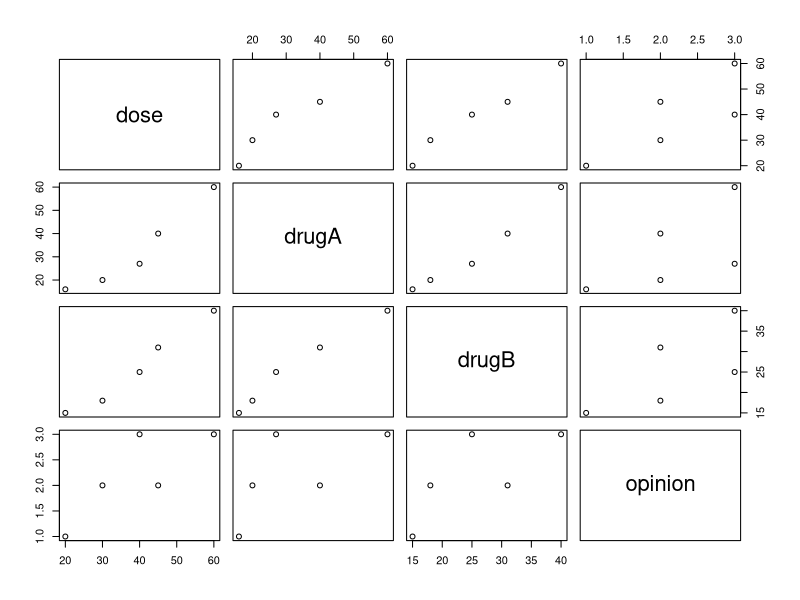
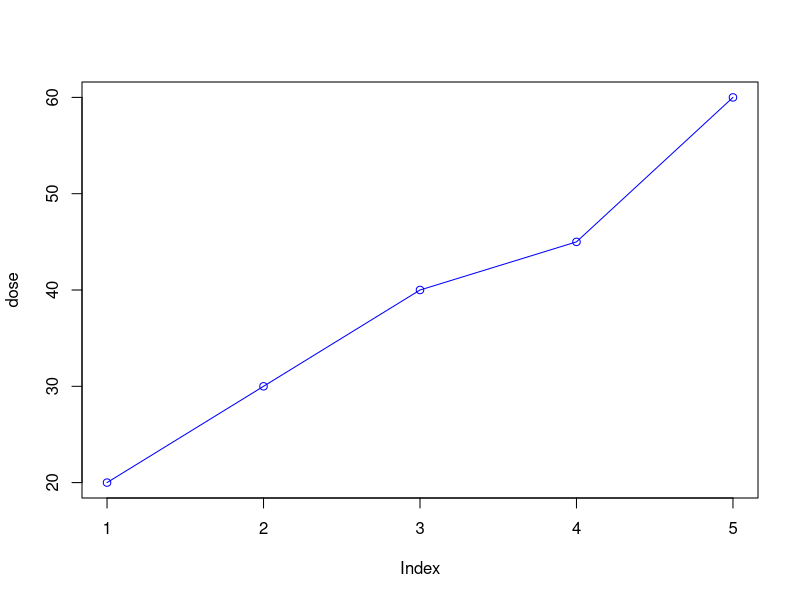
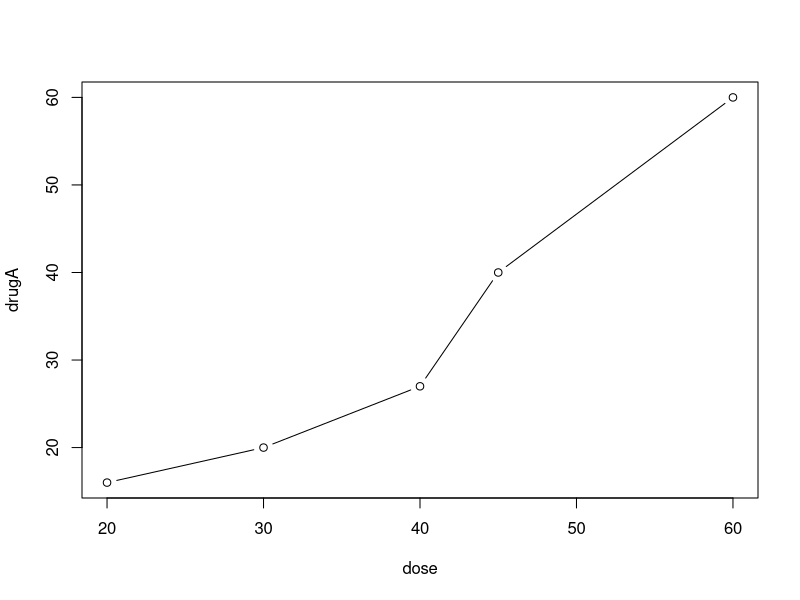
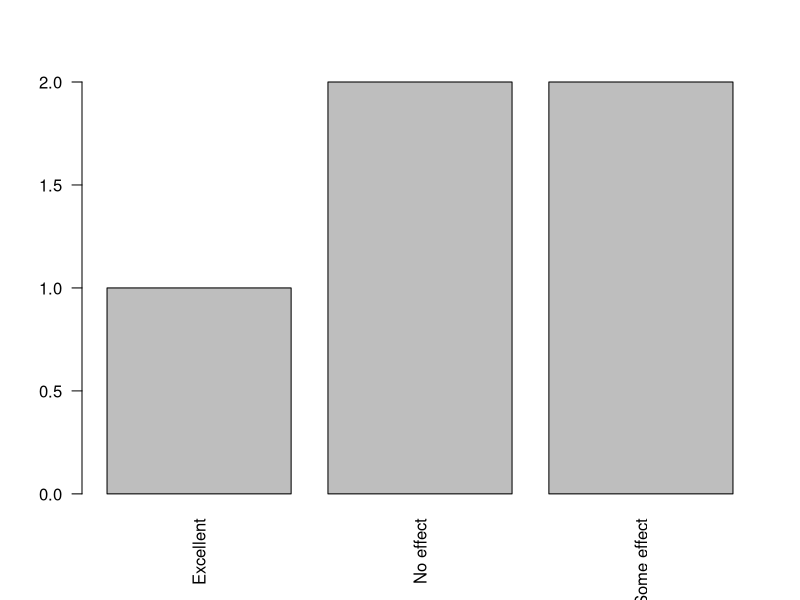
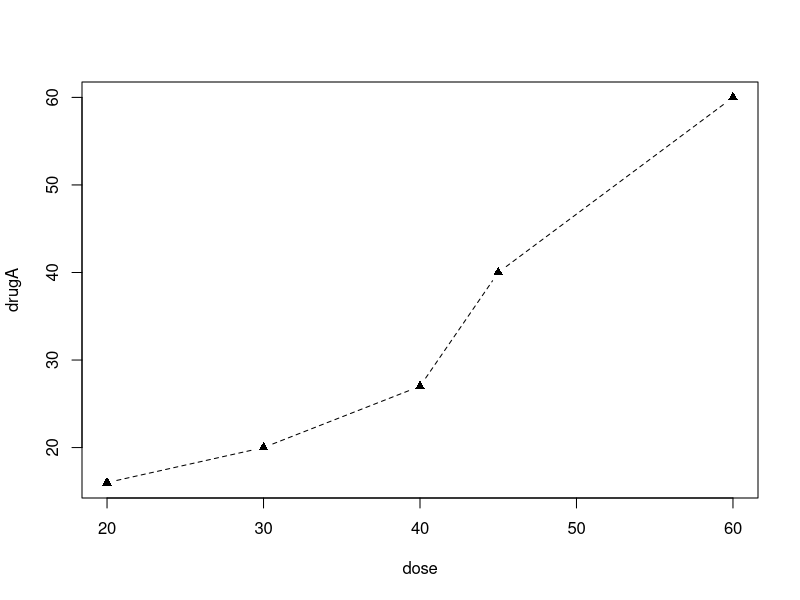
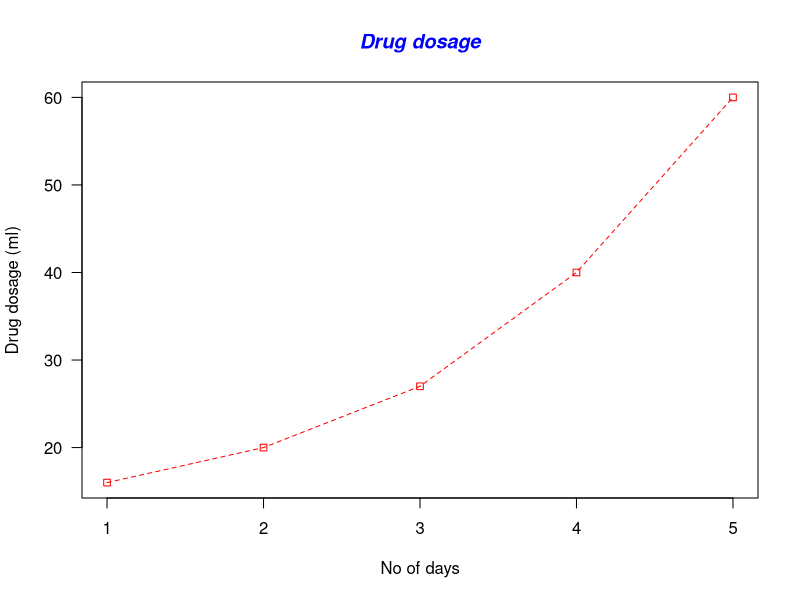
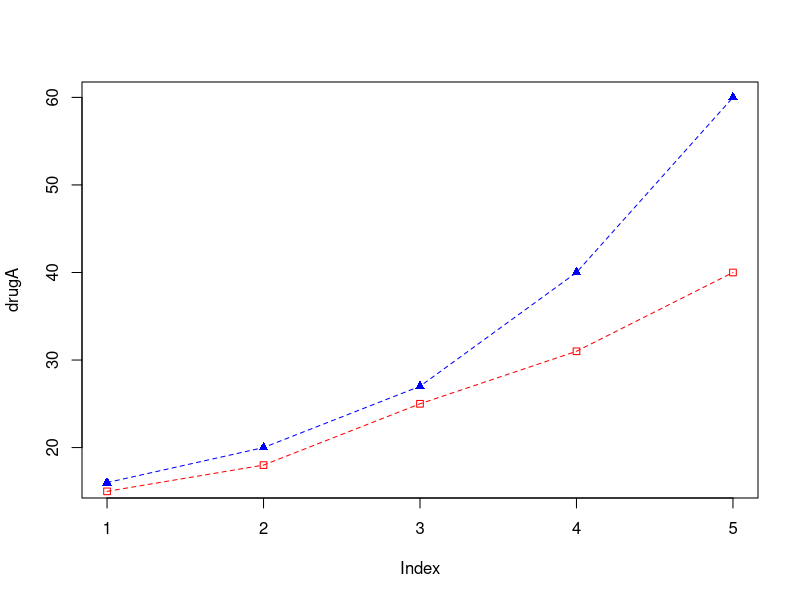

Recreate these plots in R, in order. (Note: this script raises an error after producing the figures.)
#create vectors
dose <- c(20, 30, 40, 45, 60)
drugA <- c(16, 20, 27, 40, 60)
drugB <- c(15, 18, 25, 31, 40)

#create dataframe from vectors
opinion <- c("Excellent", "No effect", "Some effect", "No effect", "Some effect")

drugs <- data.frame(dose, drugA, drugB, opinion)

#general plot of data frame
plot(drugs)

#Examine individual charts
attach(drugs)

#"type = o" means blue dot
plot(dose, type = "o", col = "Blue")

#"type = b" means both lines are plotted
plot(dose, drugA, type = "b")

#to plot a category var, then convert to factor first
factored_opinion <- as.factor(drugs$opinion)
drugs$opinion <- factored_opinion
str(drugs)

plot(drugs$opinion, las=2)

#par function - default parameters
opar <- par(no.readonly = TRUE)

#lty = line type
#lwd = line width

par(lty = 2, pch = 17)
plot(dose, drugA, type = "b")
par = opar

plot(drugA, 
     type = "o", 
     pch = 22, 
     las = 1,
     lty = 2, 
     col = "red",
     main = "Drug dosage", 
     col.main = "Blue", 
     font.main = 4,
     xlab = "No of days", 
     ylab = "Drug dosage (ml)")

#drug A on the y-axis that ranges from 0 to max value
graph_range <- range(0, drugA, drugB)
graph_range

plot(drugA, 
     type = "o",
     col = "blue")

#Graph drug B with red dashed lines and sqaure points
lines(drugB, type = "o", pch = 22, lty = 2 , col = "Red")

#Make custom x-axis
axis(1, at:1:5, lab = c("20 ml" , "40 ml" , "60 ml" , "80 ml" , "100 ml"))

#Make custom y-axis
axis(2, las = 1, at = 5 * 0:graph_range[2])

#################################################
#plot drugA and drugB in one chart
#show drug A as blue line and blue triangles
#and drugB as a red line and red squares

opar <- par(no.readonly = TRUE)

plot(drugA,
     type = "o",
     main = "Drug dosage",
     xlab = "No of days",
     ylab = "Drug dosage (ml)",
     col = "blue")

# Graph drug B with red dashed lines and square points
lines(drugB, type = "o", pch=22, lty=2, col ="Red")
par <- opar

#Modify default parameters so that
#graph is 2 inches wide and 3 inches tall
par(pin = c(2,3))
plot(drugA,
     type = "o",
     main = "Drug dosage",
     xlab = "No of days",
     ylab = "Drug dosage (ml)",
     col = "blue")

# Graph drug B with red dashed lines and square points
lines(drugB, type = "o", pch=22, lty=2, col ="Red")
par <- opar

#lines will be twice default width and
#symbols will be 1.5 default size
par(lwd = 2, cex = 1.5)
plot(drugA,
     type = "o",
     main = "Drug dosage",
     xlab = "No of days",
     ylab = "Drug dosage (ml)",
     col = "blue")

# Graph drug B with red dashed lines and square points
lines(drugB, type = "o", pch=22, lty=2, col ="Red")
par <- opar

#arrange charts in 3 rows by 1 column
par(mfrow = c(3,1))

plot(drugA,
     type = "o",
     main = "Drug dosage",
     xlab = "No of days",
     ylab = "Drug dosage (ml)",
     col = "blue")

# Graph drug B with red dashed lines and square points
lines(drugB, type = "o", pch=22, lty=2, col ="Red")
par <- opar
